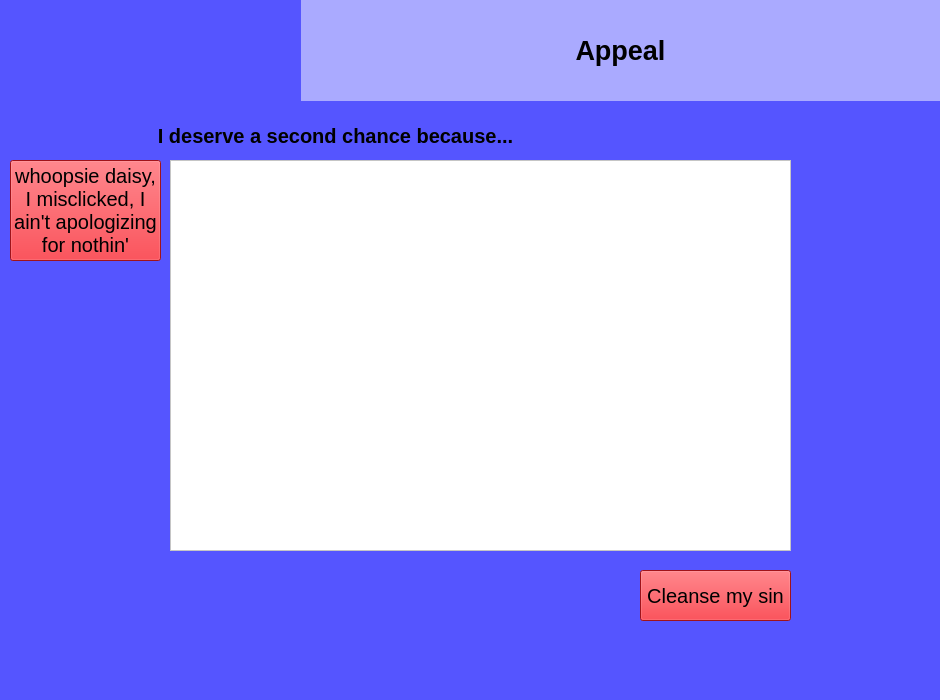
<?xml version="1.0" encoding="UTF-8"?>
<ui version="4.0">
 <class>MainWindow</class>
 <widget class="QMainWindow" name="MainWindow">
  <property name="geometry">
   <rect>
    <x>0</x>
    <y>0</y>
    <width>940</width>
    <height>700</height>
   </rect>
  </property>
  <property name="windowTitle">
   <string>MainWindow</string>
  </property>
  <property name="styleSheet">
   <string notr="true">background-color: rgb(85, 85, 255);</string>
  </property>
  <widget class="QWidget" name="centralwidget">
   <widget class="QLabel" name="label1">
    <property name="geometry">
     <rect>
      <x>300</x>
      <y>0</y>
      <width>641</width>
      <height>101</height>
     </rect>
    </property>
    <property name="font">
     <font>
      <pointsize>20</pointsize>
      <weight>75</weight>
      <bold>true</bold>
     </font>
    </property>
    <property name="autoFillBackground">
     <bool>false</bool>
    </property>
    <property name="styleSheet">
     <string notr="true">background-color: rgb(170, 170, 255);</string>
    </property>
    <property name="text">
     <string>Appeal</string>
    </property>
    <property name="alignment">
     <set>Qt::AlignCenter</set>
    </property>
   </widget>
   <widget class="QLabel" name="label">
    <property name="geometry">
     <rect>
      <x>0</x>
      <y>0</y>
      <width>301</width>
      <height>101</height>
     </rect>
    </property>
    <property name="styleSheet">
     <string notr="true"/>
    </property>
    <property name="text">
     <string/>
    </property>
    <property name="pixmap">
     <pixmap>../../SpoiledEGG_New.png</pixmap>
    </property>
   </widget>
   <widget class="QTextEdit" name="AppealTextEdit">
    <property name="geometry">
     <rect>
      <x>170</x>
      <y>160</y>
      <width>621</width>
      <height>391</height>
     </rect>
    </property>
    <property name="font">
     <font>
      <pointsize>14</pointsize>
     </font>
    </property>
    <property name="styleSheet">
     <string notr="true">background-color: rgb(255, 255, 255);
border-color: rgb(170, 0, 255);</string>
    </property>
   </widget>
   <widget class="QLabel" name="label_5">
    <property name="geometry">
     <rect>
      <x>100</x>
      <y>120</y>
      <width>471</width>
      <height>31</height>
     </rect>
    </property>
    <property name="font">
     <font>
      <pointsize>15</pointsize>
      <weight>75</weight>
      <bold>true</bold>
     </font>
    </property>
    <property name="autoFillBackground">
     <bool>false</bool>
    </property>
    <property name="styleSheet">
     <string notr="true"/>
    </property>
    <property name="text">
     <string>I deserve a second chance because...</string>
    </property>
    <property name="alignment">
     <set>Qt::AlignCenter</set>
    </property>
   </widget>
   <widget class="QPushButton" name="SubmitBtn">
    <property name="geometry">
     <rect>
      <x>640</x>
      <y>570</y>
      <width>151</width>
      <height>51</height>
     </rect>
    </property>
    <property name="font">
     <font>
      <pointsize>15</pointsize>
     </font>
    </property>
    <property name="contextMenuPolicy">
     <enum>Qt::NoContextMenu</enum>
    </property>
    <property name="styleSheet">
     <string notr="true">background-color: rgb(224, 27, 36)</string>
    </property>
    <property name="text">
     <string>Cleanse my sin</string>
    </property>
   </widget>
   <widget class="QPushButton" name="GoBackBtn">
    <property name="geometry">
     <rect>
      <x>10</x>
      <y>160</y>
      <width>151</width>
      <height>101</height>
     </rect>
    </property>
    <property name="font">
     <font>
      <pointsize>15</pointsize>
     </font>
    </property>
    <property name="contextMenuPolicy">
     <enum>Qt::NoContextMenu</enum>
    </property>
    <property name="styleSheet">
     <string notr="true">background-color: rgb(224, 27, 36)</string>
    </property>
    <property name="text">
     <string>whoopsie daisy,
I misclicked, I
ain't apologizing
for nothin'</string>
    </property>
   </widget>
  </widget>
  <widget class="QStatusBar" name="statusbar"/>
 </widget>
 <resources>
  <include location="../Resource/icon.qrc"/>
 </resources>
 <connections/>
</ui>
